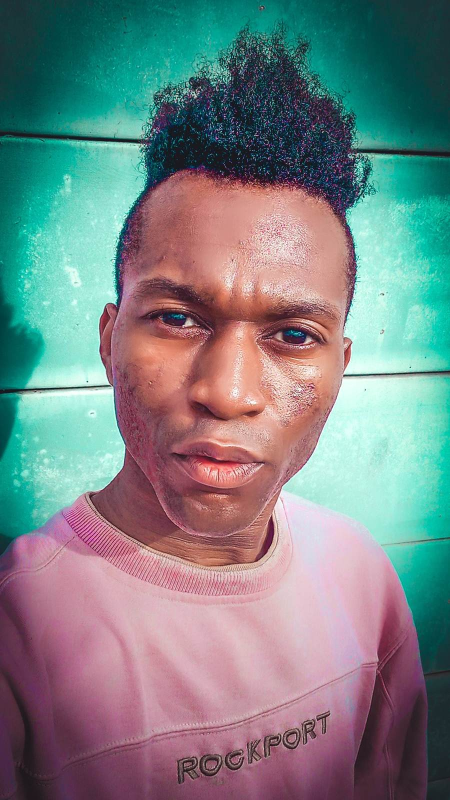
#> input picture assets/images/imageA0.jpg, 900 x 1600 px (shown at 1/2 size); its folder holds only this picture in this run
$ python hw5.py
#> lines starting #> are read from the running program, lines starting #| are printed output that depends on the picture
#> in generate_faces, img is the input picture: shape (1600, 900, 3); mean B, G, R 133, 132, 120.9
import cv2 as cv
import numpy as np

def get_face(img, img_code=''):
#> called with img_code = 'A0'
    face_cascade = cv.CascadeClassifier('haarcascade_frontalface_default.xml')
    gray = cv.cvtColor(img, cv.COLOR_BGR2GRAY)
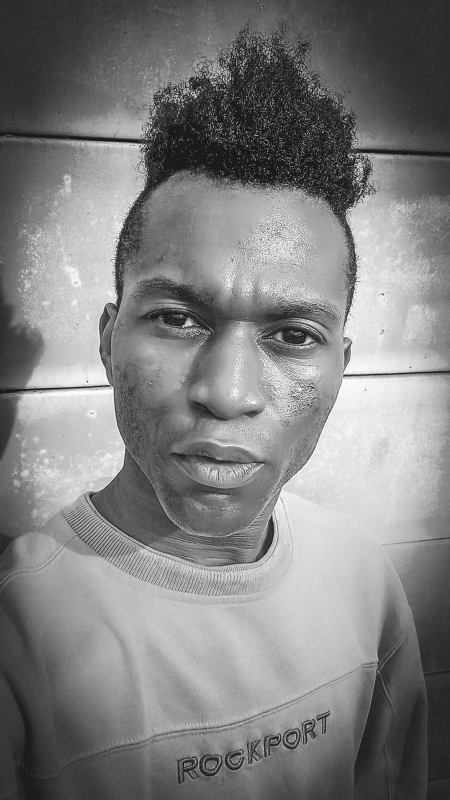
#> gray: shape (1600, 900) (shown at 1/2 size); min 1, max 255, mean 128.8
    faces = face_cascade.detectMultiScale(gray, 1.1, 4)
#> faces = [[164, 424, 599, 599]]

    if len(faces) == 0:
        print(f'[ERROR] No faces detected on img {img_code}')
        return None

    if len(faces) > 1:
        print(f'[WARNING] {len(faces)} faces detected on img {img_code}')

    # sometimes face detector produces false positives, pick the biggest "face"
    biggest = faces[0]
#> biggest = [164, 424, 599, 599]
    for face in faces[1:]:
        if face[2] * face[3] > biggest[2] * biggest[3]:
            biggest = face
#> this loop made 0 passes

    # return biggest face
    (x, y, w, h) = biggest
#> x = 164; y = 424; w = 599; h = 599
    return img[y : y + h, x : x + w]
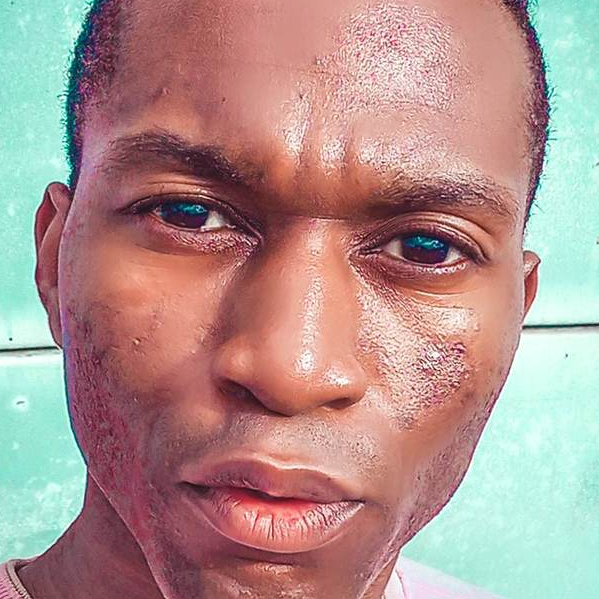
#> returned value: shape (599, 599, 3); mean of channels 0, 1, 2 142.6, 147.3, 176.2; drawn as B, G, R

def generate_faces(show_images=False):
    for img_letter in ['A', 'B', 'C']:
        for img_num in range(10):
            img = cv.imread(f'assets/images/image{img_letter}{img_num}.jpg')
            face = get_face(img, f'{img_letter}{img_num}')
            cv.imwrite(f'assets/faces/face{img_letter}{img_num}.jpg', face)

            if show_images:
                cv.imshow(f'img {img_letter}{img_num}', cv.resize(img, None, fx=.5, fy=.5))
                cv.imshow(f'face {img_letter}{img_num}', cv.resize(face, None, fx=.5, fy=.5))
    if show_images:
        cv.waitKey(0)
        cv.destroyAllWindows()

def standardize_img(img, to=500):
    return cv.resize(img, (to, to))

# [43 lines left out: functions resize_faces, get_avg_faces, test_faces, not called in this run]

##### MAIN #####
#> (the run stopped early here; a loop or call above may not have finished)
